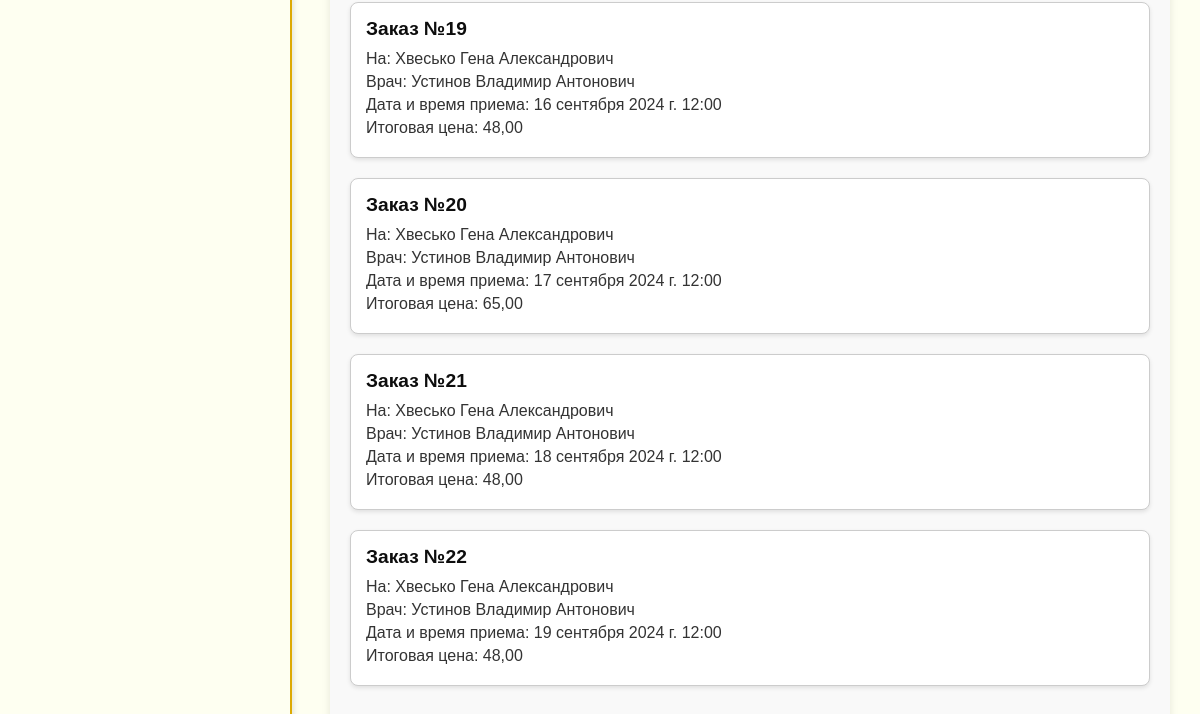
Before: /clinic/schedule (signed in, lower part) with the older database file.
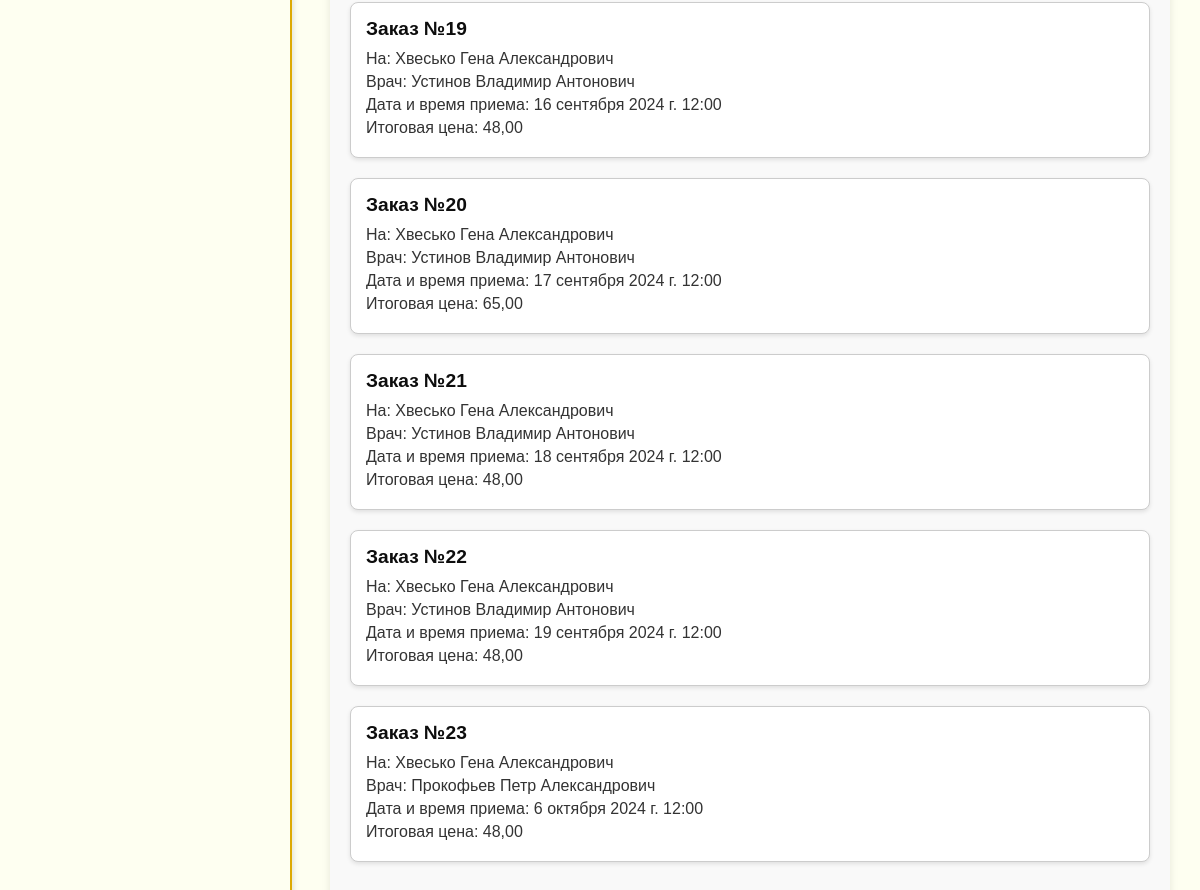
After: the same page with the newer database file.
### clinic/models.py (models this page shows, shortened)
class Orders(models.Model):
    user = models.ForeignKey(User, on_delete=models.CASCADE)
    services = models.ManyToManyField(Services, verbose_name='Услуги')
    doctor = models.ForeignKey(Doctors, on_delete=models.CASCADE, verbose_name='Врач')
    promo_code = models.ForeignKey(PromoCodes, on_delete=models.SET_NULL, null=True, blank=True)
    appointment_date = models.DateTimeField('Дата и время приема')
    total_price = models.DecimalField('Итоговая цена', max_digits=10, decimal_places=2, editable=False)
    class Meta:
        verbose_name = 'Заказ'
        verbose_name_plural = 'Заказы'

class Clients(models.Model):
    user = models.OneToOneField(User, on_delete=models.CASCADE, related_name='client')
    surname = models.CharField('Фамилия', max_length=50)
    name = models.CharField('Имя', max_length=50)
    patronymic = models.CharField('Отчество', max_length=50)
    birth_date = models.DateField('Дата рождения', validators=[validate_age])
    address = models.CharField('Адрес', max_length=250)
    phone = models.CharField('Телефон', validators=[RegexValidator(
        regex=r'^\+375 \(\d{2}\) \d{3}-\d{2}-\d{2}$',
        message="Телефонный номер должен быть в формате: '+375 (XX) XXX-XX-XX'"
    )] ,max_length=20)
    class Meta:
        verbose_name = 'Клиент'
        verbose_name_plural = 'Клиенты'

class Doctors(models.Model):
    user = models.OneToOneField(User, on_delete=models.CASCADE, related_name='doctor')
    surname = models.CharField('Фамилия', max_length=50)
    name = models.CharField('Имя', max_length=50)
    patronymic = models.CharField('Отчество', max_length=50)
    phone = models.CharField('Телефон', validators=[RegexValidator(
        regex=r'^\+375 \(\d{2}\) \d{3}-\d{2}-\d{2}$',
        message="Телефонный номер должен быть в формате: '+375 (XX) XXX-XX-XX'"
    )], max_length=20)
    email = models.EmailField('Электронная почта')
    service_specialization = models.ForeignKey(ServiceSpecializations, on_delete=models.CASCADE, related_name='doctors',
                                               verbose_name='Специализация врача')
    photo = models.ImageField('Фотография', upload_to='doctors_photos/', blank=True, null=True,
                              default='clinic/john_doe/john_doe.png')
    class Meta:
        verbose_name = 'Врач'
        verbose_name_plural = 'Врачи'

### clinic/views.py (the view, shortened to what this page needs)
# urls.py: path('schedule', views.schedule_view, name='schedule'),
def schedule_view(request):
    if request.user.is_authenticated:
        if hasattr(request.user, 'client'):
            current_orders = Orders.objects.filter(user=request.user, appointment_date__gte=datetime.now())
            past_orders = Orders.objects.filter(user=request.user, appointment_date__lt=datetime.now())
            return render(request, 'clinic/schedule.html', {'current_orders': current_orders, 'past_orders': past_orders})
    return render(request, 'clinic/schedule.html')

### clinic/templates/clinic/schedule.html (shortened to what this page needs)
{% extends 'main/layout.html' %}
{% load static %}
{% block custom_css %}
<link type="text/css" href="{% static 'clinic/css/shedule.css' %}" rel="stylesheet"/>
{% endblock %}
{% block content %}
    <main id="schedule-container">
        {% if user.is_authenticated %}
            <section id="past-orders">
                {% for order in past_orders %}
                    <div class="order-card">
                        <h3 class="order-title">Заказ №{{ order.id }}</h3>
                        <p class="order-client">На: {{ order.user.client.surname }} {{ order.user.client.name }} {{ order.user.client.patronymic }}</p>
                        <p class="order-doctor">Врач: {{ order.doctor.surname }} {{ order.doctor.name }} {{ order.doctor.patronymic }}</p>
                        <p class="order-date">Дата и время приема: {{ order.appointment_date }}</p>
                        <p class="order-total">Итоговая цена: {{ order.total_price }}</p>
                    </div>
                {% endfor %}
            </section>
        {% else %}
            <p id="login-message">Пожалуйста, <a href="{% url 'to_login' %}">авторизуйтесь</a> для просмотра графика.</p>
        {% endif %}
    </main>
{% endblock %}

Changed rows visible on the page:
added Orders: id "23", user.client.surname "Хвесько", user.client.name "Гена", user.client.patronymic "Александрович", doctor.surname "Прокофьев", doctor.name "Петр", doctor.patronymic "Александрович", appointment_date "6 октября 2024 г. 12:00", total_price "48,00"
